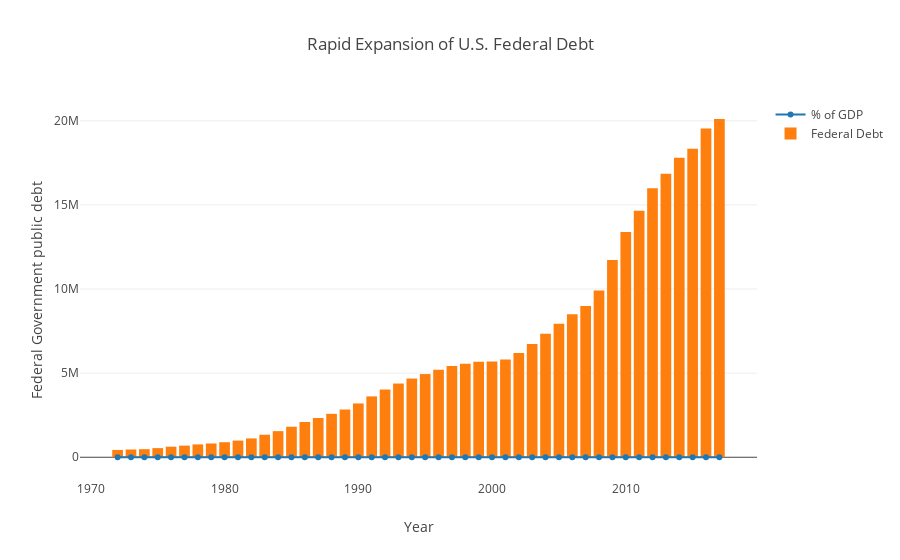

Notebook cell for this chart:
### Code cell
#graph federal debt on bar graph while fed debt as % of gdp in a line

x6 = Federal_Debt['Year']
y8 = Federal_Debt['Federal Debt as a % of GDP']
y9 = Federal_Debt['Federal Debt']

trace3 = go.Scatter(
    x= x6,
    y= y8,
    mode = 'lines+markers',
    name = '% of GDP'   
)

trace4 = go.Bar(
    x= x6,
    y= y9,
    name = 'Federal Debt'
)

layout = dict(title = 'Rapid Expansion of U.S. Federal Debt',
              xaxis = dict(title = 'Year'),
              yaxis = dict(title = 'Federal Government public debt'),
              )

data = [trace3, trace4]
fig = dict(data=data, layout=layout)
py.iplot(fig, filename='bar-line')
